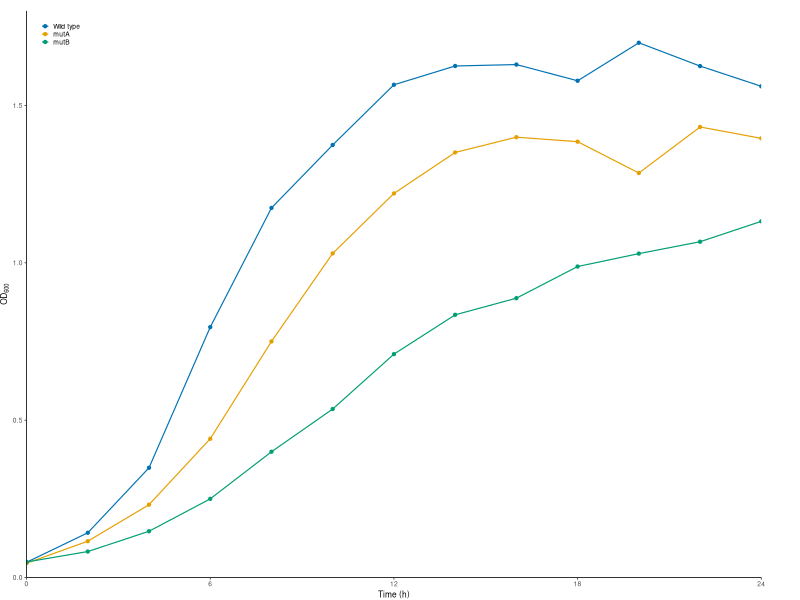
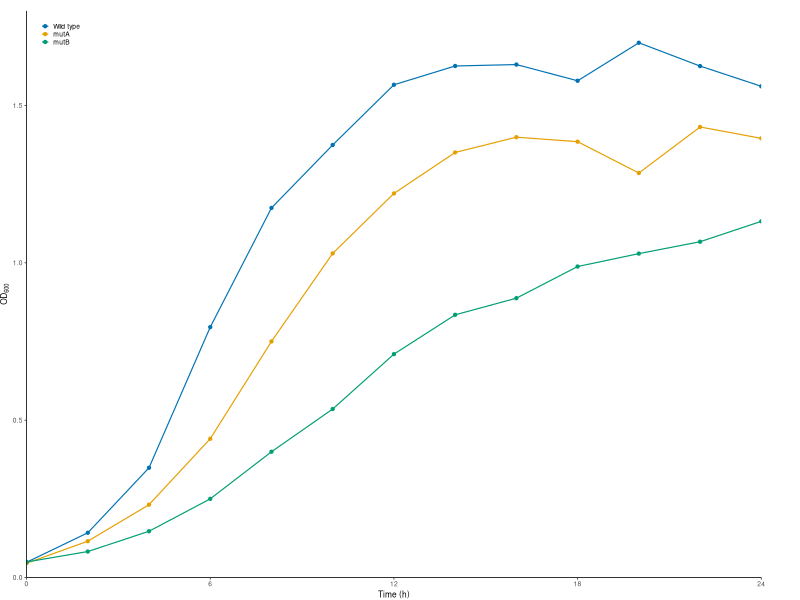
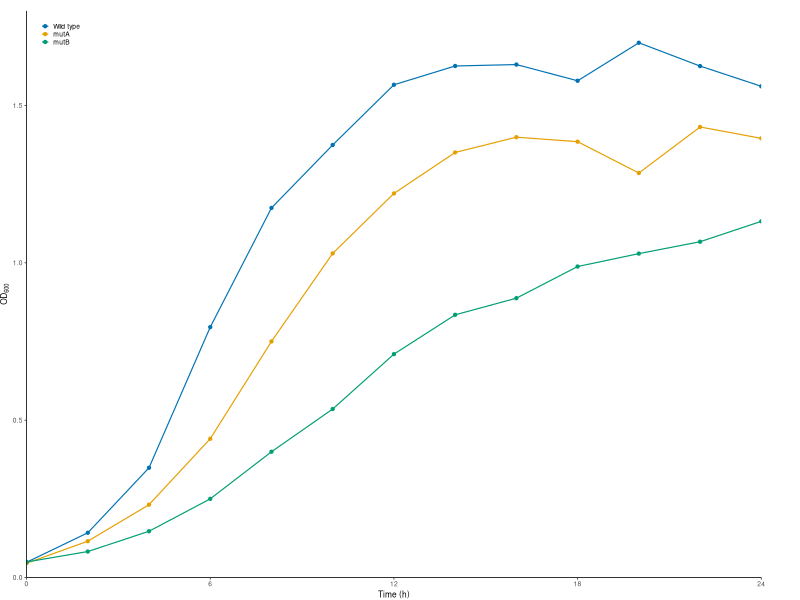
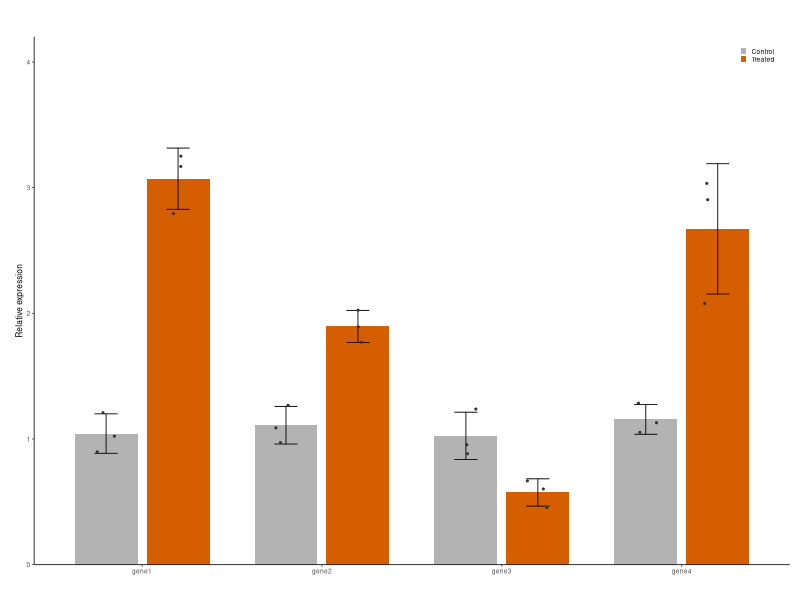
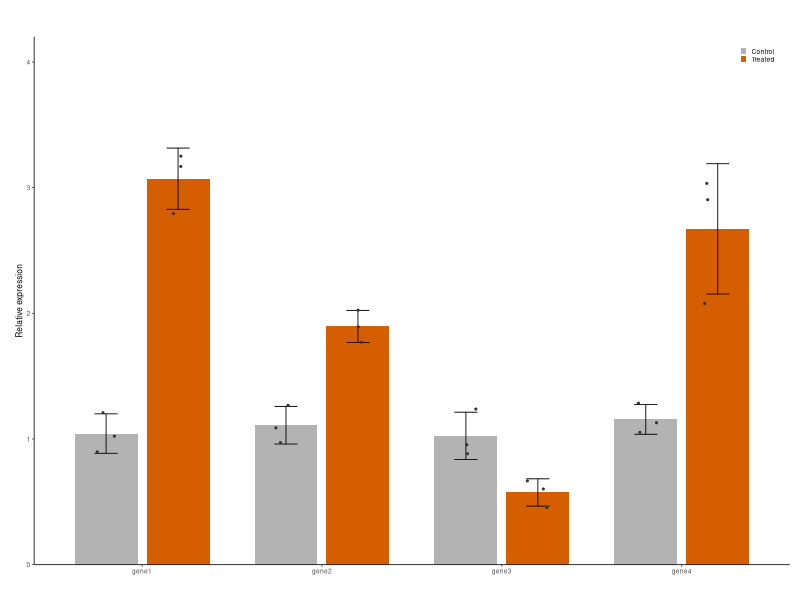
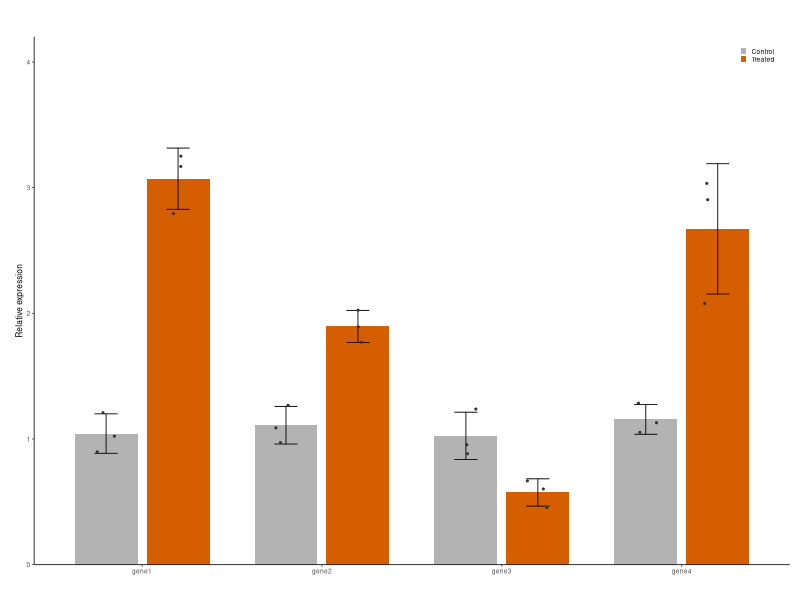
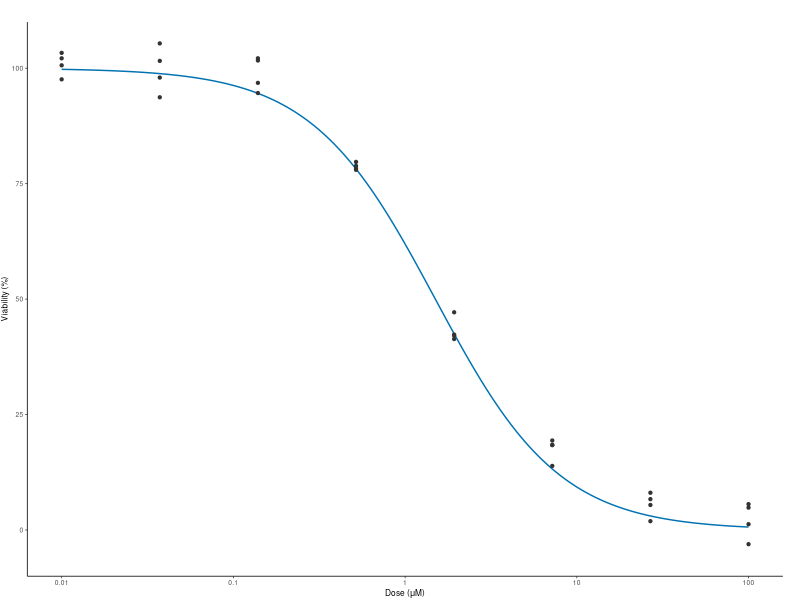
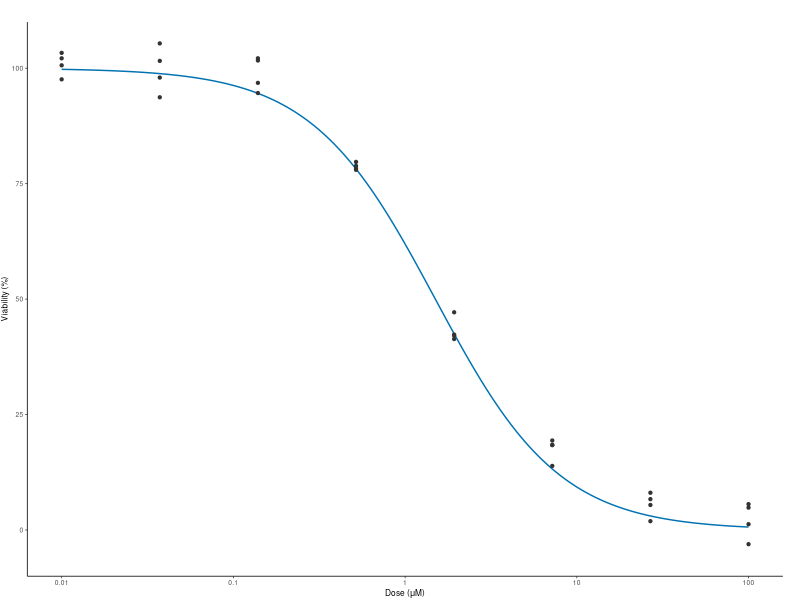

Source code (R) for these figures, in order:
# Sample plots for the mosaic tutorial: made-up data, saved the way an R notebook saves a
# figure (PDF, PNG at 600 dpi and SVG under one name), so mosaic finds all three copies.
#
#   Rscript examples/make_examples.R      (from the repository's top folder)
#
# Style as in Matthew's figures: theme_classic, Helvetica at base size 6, transparent
# backgrounds, margins cropped to the ink, 0.2 cm legend keys. Each panel has its own random
# seed, and the jitter a fixed one, so the three copies of a plot are identical and re-running
# the script makes the same plots.

library(data.table)
library(ggplot2)
library(magrittr)

# Setup ---------------------------------------------------------------------------------------

# Measuring text opens a graphics device; a null one keeps R from leaving an Rplots.pdf behind
pdf(NULL)

# Colour-blind-safe colours (Okabe-Ito)
okabe_ito <- c("#E69F00", "#56B4E9", "#009E73", "#0072B2", "#D55E00", "#CC79A7")
out_dir <- "examples"

# The house theme: base size 6 in Helvetica, nothing painted behind the plot
theme_figure <- function() {
  return(theme_classic(base_size = 6, base_family = "Helvetica") +
    theme(plot.background = element_rect(fill = NA, color = NA),
          panel.background = element_rect(fill = NA, color = NA),
          legend.background = element_blank(),
          legend.box.background = element_blank(),
          legend.key.size = unit(0.2, "cm"),
          legend.margin = margin(0, 0, 0, 0),
          legend.box.spacing = unit(2, "pt"),
          plot.margin = margin(0, 0, 0, 0)))
}

# Smallest margins that keep everything inside a figure of the given size (as in
# Matthew's analysis notebooks); returns the plot and its size
fit_margins <- function(plot, width = NULL, height = NULL, sides = c("t", "r", "b", "l"), pad_pt = 0.5, res = 300) {
  margins <- c(t = 0, r = 0, b = 0, l = 0)
  old_dev <- grDevices::dev.cur()
  set_margins <- function(m) {
    plot + ggplot2::theme(plot.margin = ggplot2::margin(m[["t"]], m[["r"]], m[["b"]], m[["l"]], unit = "in"))
  }
  added_up <- function(g) {
    c(w = sum(grid::convertWidth(g$widths, "in", valueOnly = TRUE)),
      h = sum(grid::convertHeight(g$heights, "in", valueOnly = TRUE)))
  }
  ink_edges <- function(g, w, h, room, dpi) {
    # Draw g at w x h in on a transparent canvas with `room` in around it; how far the ink reaches
    cap <- ragg::agg_capture(width = w + 2 * room, height = h + 2 * room, units = "in", res = dpi, background = "transparent")
    grid::pushViewport(grid::viewport(x = grid::unit(room, "in"), y = grid::unit(room, "in"),
                                      width = grid::unit(w, "in"), height = grid::unit(h, "in"), just = c("left", "bottom")))
    grid::grid.draw(g)
    px <- cap(native = TRUE)
    grDevices::dev.off()
    if (old_dev > 1) grDevices::dev.set(old_dev)
    px_dim <- dim(px)
    px <- as.vector(unclass(px))
    ink <- matrix(is.na(px) | px != 0L, nrow = px_dim[1], ncol = px_dim[2], byrow = TRUE)
    rows <- which(rowSums(ink) > 0)
    cols <- which(colSums(ink) > 0)
    if (!length(rows)) return(list(edges = c(t = h, r = w, b = 0, l = 0), touches = FALSE))
    return(list(edges = c(t = h + room - (min(rows) - 1) / dpi,
                          r = max(cols) / dpi - room,
                          b = h + room - max(rows) / dpi,
                          l = (min(cols) - 1) / dpi - room),
                touches = min(rows) == 1 || max(rows) == nrow(ink) || min(cols) == 1 || max(cols) == ncol(ink)))
  }
  for (i in 1:6) {
    # 1. The plot with the current margins, no background (it would count as ink)
    g <- ggplot2::ggplotGrob(set_margins(margins) + ggplot2::theme(plot.background = ggplot2::element_blank()))
    w <- if (is.null(width)) added_up(g)[["w"]] else width
    h <- if (is.null(height)) added_up(g)[["h"]] else height
    # 2. A rough look to see how far things reach, then a fine one
    room <- 8
    repeat {
      rough <- ink_edges(g, w, h, room, dpi = 200)
      if (!rough$touches) break
      if (room >= 64) stop("something reaches more than 64 in past the figure's edge")
      room <- room * 2
    }
    reach <- max(0, rough$edges[["t"]] - h, rough$edges[["r"]] - w, -rough$edges[["b"]], -rough$edges[["l"]])
    edges <- ink_edges(g, w, h, room = reach + 0.25, dpi = res)$edges
    # 3. How far the ink reaches past each edge; pdf() cuts the page to whole points at the top and right
    page_top <- if (is.null(height)) h else floor(h * 72 + 1e-6) / 72
    page_right <- if (is.null(width)) w else floor(w * 72 + 1e-6) / 72
    past <- c(t = edges[["t"]] - page_top, r = edges[["r"]] - page_right, b = -edges[["b"]], l = -edges[["l"]])
    # 4. Just enough margin for the ink to fit, plus pad_pt
    need <- margins + past
    new <- ifelse(need > 0, need + pad_pt / 72, 0)
    new[!names(new) %in% sides] <- 0
    settled <- max(abs(new - margins)) < 0.05 / 72
    margins <- new
    if (settled) break
  }
  # 5. A size added up from the plot, rounded up to whole points
  raw <- added_up(ggplot2::ggplotGrob(set_margins(margins)))
  size_pt <- ceiling(raw * 72 - 1e-6)
  if (is.null(width)) margins[["r"]] <- margins[["r"]] + size_pt[["w"]] / 72 - raw[["w"]]
  if (is.null(height)) margins[["t"]] <- margins[["t"]] + size_pt[["h"]] / 72 - raw[["h"]]
  fitted <- set_margins(margins)
  # 6. Whole points plus a hair, since pdf() truncates the page size
  size <- c(w = if (is.null(width)) (size_pt[["w"]] + 0.001) / 72 else width,
            h = if (is.null(height)) (size_pt[["h"]] + 0.001) / 72 else height)
  return(list(plot = fitted, width = size[["w"]], height = size[["h"]], margins_in = margins))
}

# Save one figure as PDF, PNG (600 dpi) and SVG under one name, cropped to its ink; panel sizes
# are fixed, so the figure's size is added up from them
save_figure <- function(plot, stem, panel_w_mm, panel_h_mm) {
  sized <- plot + theme(panel.widths = unit(panel_w_mm, "mm"), panel.heights = unit(panel_h_mm, "mm"))
  fit <- fit_margins(sized, pad_pt = 0)
  path <- file.path(out_dir, stem)
  ggsave(paste0(path, ".pdf"), fit$plot, width = fit$width, height = fit$height, bg = "transparent")
  ggsave(paste0(path, ".png"), fit$plot, width = fit$width, height = fit$height, dpi = 600, bg = "transparent")
  ggsave(paste0(path, ".svg"), fit$plot, width = fit$width, height = fit$height, bg = "transparent")
  cat(sprintf("%s: %.0f x %.0f pt\n", stem, fit$width * 72, fit$height * 72))
}

# Panel a: growth curves ----------------------------------------------------------------------

# 1. Optical density of three strains every 2 h, from logistic growth with a little noise
set.seed(1)
growth.table <- CJ(STRAIN = c("Wild type", "mutA", "mutB"), HOURS = seq(0, 24, by = 2))
growth.table[, RATE := c("Wild type" = 0.55, "mutA" = 0.42, "mutB" = 0.30)[STRAIN]]
growth.table[, CAPACITY := c("Wild type" = 1.6, "mutA" = 1.4, "mutB" = 1.1)[STRAIN]]
growth.table[, OD600 := CAPACITY / (1 + (CAPACITY / 0.05 - 1) * exp(-RATE * HOURS)) * exp(rnorm(.N, 0, 0.04))]
growth.table[, STRAIN := factor(STRAIN, levels = c("Wild type", "mutA", "mutB"))]

# 2. Lines through the points, one colour per strain
growth.plot <- growth.table %>%
  ggplot(aes(x = HOURS, y = OD600, colour = STRAIN)) +
  geom_line(linewidth = 0.4) +
  geom_point(size = 0.8) +
  scale_colour_manual(values = okabe_ito[c(4, 1, 3)], name = NULL) +
  scale_x_continuous(breaks = seq(0, 24, by = 6), expand = expansion(0)) +
  scale_y_continuous(expand = expansion(0), limits = c(0, 1.8)) +
  labs(x = "Time (h)", y = expression(OD[600])) +
  theme_figure() +
  theme(legend.position = "inside", legend.position.inside = c(0.02, 0.98), legend.justification = c(0, 1))
save_figure(growth.plot, "growth_curves", panel_w_mm = 60, panel_h_mm = 38)

# Panel b: expression bars --------------------------------------------------------------------

# 1. Relative expression of four genes, control and treated, three replicates each
set.seed(2)
expression.table <- CJ(GENE = paste0("gene", 1:4), CONDITION = c("Control", "Treated"), REP = 1:3)
expression.table[, MEAN := fifelse(CONDITION == "Control", 1, c(gene1 = 3.2, gene2 = 1.8, gene3 = 0.6, gene4 = 2.4)[GENE])]
expression.table[, VALUE := MEAN * exp(rnorm(.N, 0, 0.12))]
expression_summary.table <- expression.table[, .(MEAN = mean(VALUE), SD = sd(VALUE)), by = .(GENE, CONDITION)]

# 2. Bars side by side with standard deviations, replicates as points
expression.plot <- expression_summary.table %>%
  ggplot(aes(x = GENE, y = MEAN, fill = CONDITION)) +
  geom_col(position = position_dodge(width = 0.8), width = 0.7) +
  geom_errorbar(aes(ymin = MEAN - SD, ymax = MEAN + SD), position = position_dodge(width = 0.8), width = 0.25,
                linewidth = 0.3, lineend = "round") +
  geom_point(data = expression.table, aes(y = VALUE), position = position_jitterdodge(jitter.width = 0.15, dodge.width = 0.8, seed = 3),
             size = 0.4, colour = "grey20", show.legend = FALSE) +
  scale_fill_manual(values = c(Control = "grey70", Treated = okabe_ito[5]), name = NULL) +
  scale_y_continuous(expand = expansion(0), limits = c(0, 4.2)) +
  labs(x = NULL, y = "Relative expression") +
  theme_figure() +
  theme(legend.position = "inside", legend.position.inside = c(0.98, 0.98), legend.justification = c(1, 1))
save_figure(expression.plot, "expression_bars", panel_w_mm = 60, panel_h_mm = 38)

# Panel c: dose response ----------------------------------------------------------------------

# 1. Response to eight doses of a drug, four replicates, around a Hill curve
set.seed(4)
dose.table <- CJ(DOSE = 10^seq(-2, 2, length.out = 8), REP = 1:4)
dose.table[, RESPONSE := 100 / (1 + (DOSE / 1.5)^1.2) + rnorm(.N, 0, 4)]
curve.table <- data.table(DOSE = 10^seq(-2, 2, length.out = 200))
curve.table[, RESPONSE := 100 / (1 + (DOSE / 1.5)^1.2)]

# 2. The fitted curve over the replicates, dose on a log scale
dose.plot <- dose.table %>%
  ggplot(aes(x = DOSE, y = RESPONSE)) +
  geom_line(data = curve.table, colour = okabe_ito[4], linewidth = 0.5) +
  geom_point(size = 0.8, colour = "grey20") +
  scale_x_log10(breaks = 10^(-2:2), labels = c("0.01", "0.1", "1", "10", "100")) +
  scale_y_continuous(breaks = seq(0, 100, by = 25), limits = c(-10, 110), expand = expansion(0)) +
  labs(x = expression("Dose (" * mu * "M)"), y = "Viability (%)") +
  theme_figure()
save_figure(dose.plot, "dose_response", panel_w_mm = 150, panel_h_mm = 30)
